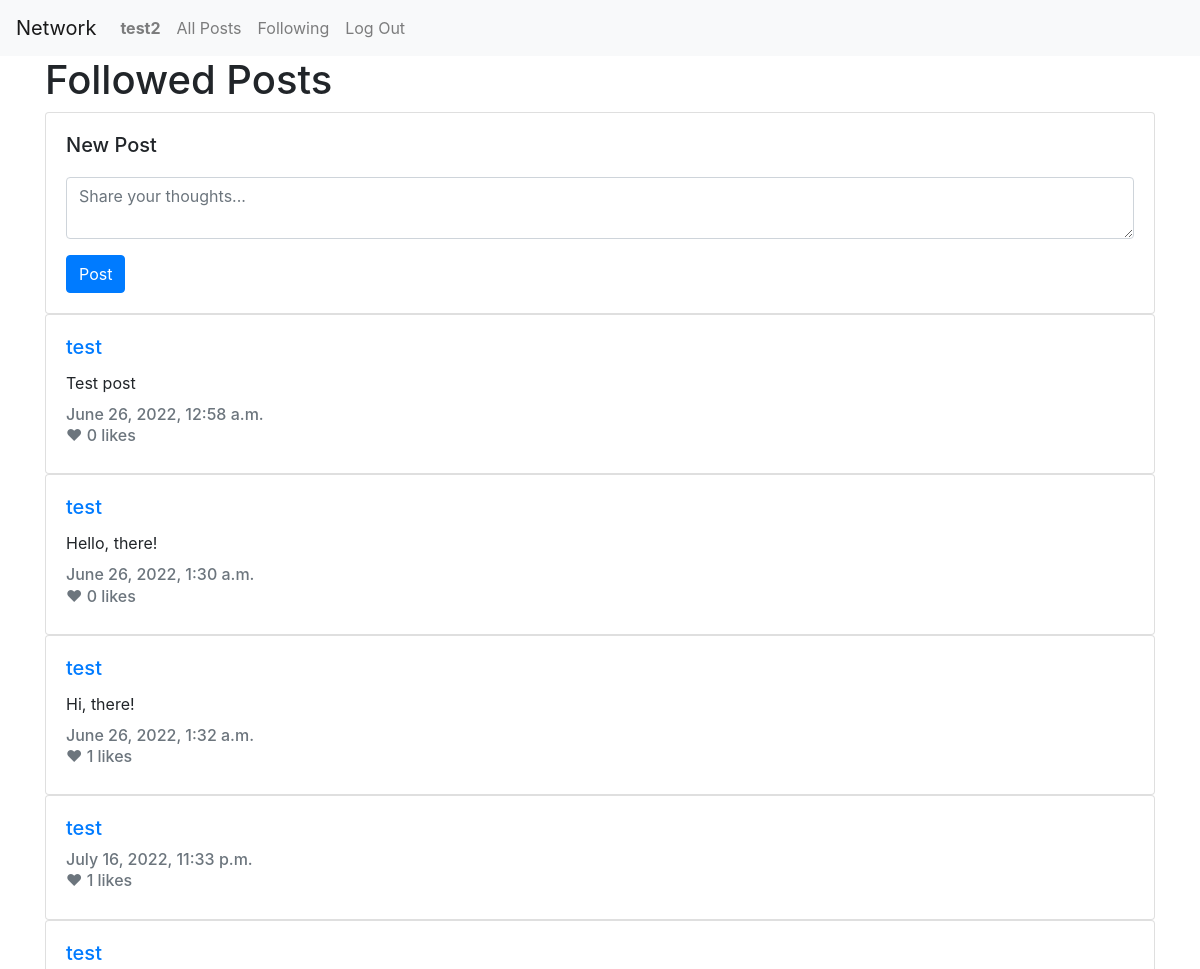
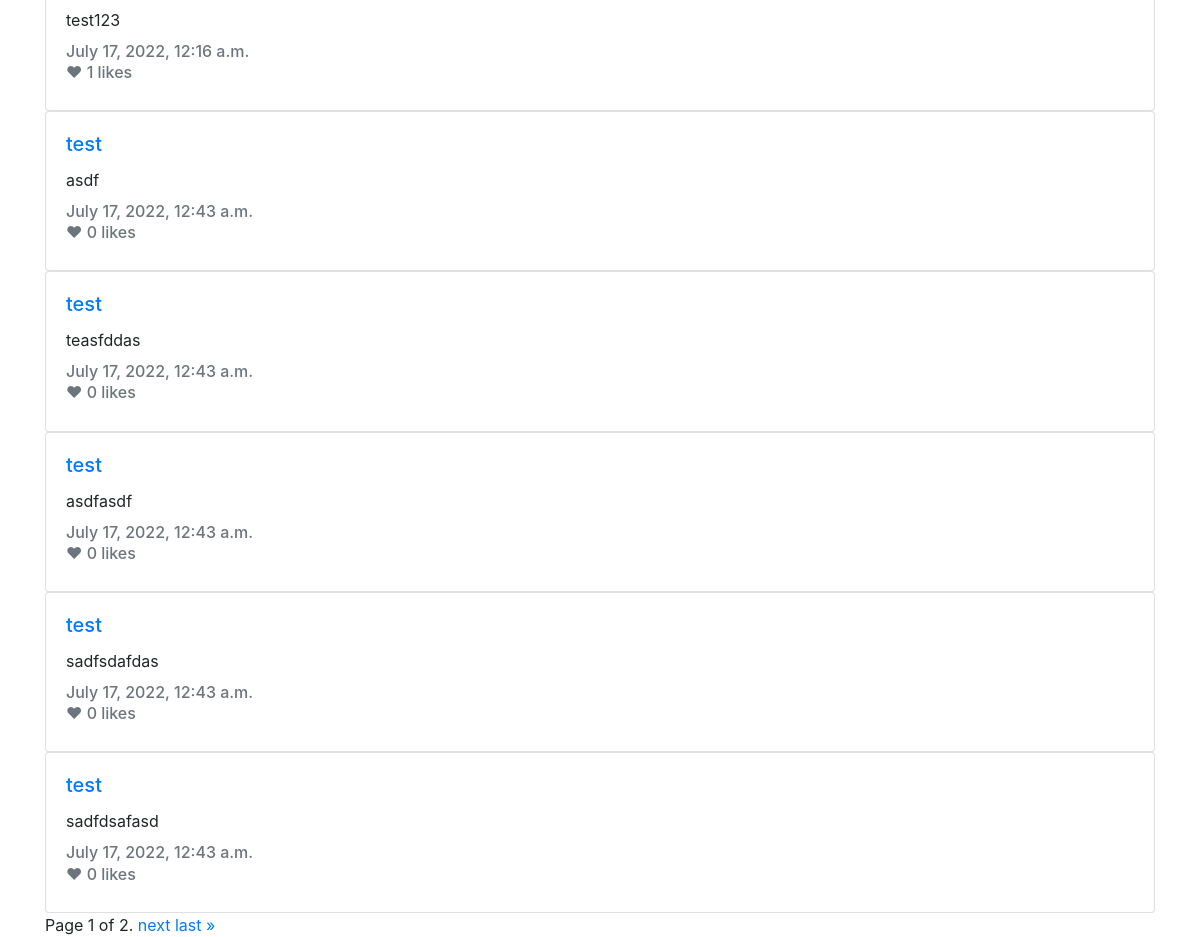
The page /following (signed in) on the database its author committed (2 pictures, top to bottom).
### network/models.py (models this page shows, shortened)
class User(AbstractUser):
    followers = models.ManyToManyField('self', symmetrical=False, blank=True, related_name='user_followers')
    created_at = models.DateTimeField(auto_now_add=True)
    updated_at = models.DateTimeField(auto_now=True)

class Post(models.Model):
    user = models.ForeignKey(User, on_delete=models.CASCADE, related_name="posts")
    text = models.CharField(max_length=280)
    created_at = models.DateTimeField(auto_now_add=True)
    updated_at = models.DateTimeField(auto_now=True)

### network/views.py (the view)
# urls.py: path("following", views.following_view, name="following"),
@login_required
def following_view(request):
    followed_users = User.objects.filter(followers=request.user)
    posts = Post.objects.filter(user__in=followed_users)
    paginator = Paginator(posts, 10)
    page_number = request.GET.get('page')
    page_obj = paginator.get_page(page_number)
    return render(request, "network/index.html", {
        "page_obj": page_obj,
        "title": "Followed Posts"
    })

### network/templates/network/index.html (shortened to what this page needs)
{% extends "network/layout.html" %}
{% block body %}
  <div class="container">
    <h1>{{ title }}</h1>
    {% if user.is_authenticated %}
      <div class="card">
        <div class="card-body">
          <form id="text-post-form" action="/new-post" method="post">
            <div class="form-group">
              <h5 class="card-title">
                <label for="text-post">New Post</label>
              </h5>
              <textarea
                class="form-control"
                id="text-post"
                name="text"
                aria-describedby="text-post"
                placeholder="Share your thoughts..."></textarea>
            </div>
            <button type="submit" class="btn btn-primary">Post</button>
          </form>
        </div>
      </div>
    {% endif %}
    {% for post in page_obj %}
      <div class="card" style="width: 100%;">
        <div class="card-body">
          <h5 class="card-title">
            <a href="/u/{{ post.user.username }}">{{ post.user.username }}</a>
          </h5>
          <p class="card-text" id="post-text-{{ post.pk }}">{{ post.text }}</p>
          <h6 class="card-subtitle mb-2 text-muted">{{ post.created_at }}</h6>
          <h6 class="card-subtitle mb-2 text-muted likes-count likes-count-{{ post.id }}" data-id="{{ post.id }}">
            ❤ {{ post.likes.count }} likes</h6>
        </div>
      </div>
    {% endfor %}
    <div class="pagination">
      <span class="step-links">
        <span class="current">
          Page {{ page_obj.number }} of {{ page_obj.paginator.num_pages }}.
        </span>
        {% if page_obj.has_next %}
          <a href="?page={{ page_obj.next_page_number }}">next</a>
          <a href="?page={{ page_obj.paginator.num_pages }}">last &raquo;</a>
        {% endif %}
        </span>
    </div>
  </div>
{% endblock %}

### network/templates/network/layout.html (shortened to what this page needs)
{% load static %}
<!DOCTYPE html>
<html lang="en">
  <head>
    <link rel="stylesheet" href="https://stackpath.bootstrapcdn.com/bootstrap/4.4.1/css/bootstrap.min.css"
>
    <link href="{% static 'network/styles.css' %}" rel="stylesheet">
  </head>
  <body>
    <nav class="navbar navbar-expand-lg navbar-light bg-light">
      <a class="navbar-brand" href="#">Network</a>
      <div>
        <ul class="navbar-nav mr-auto">
          {% if user.is_authenticated %}
            <li class="nav-item">
              <a class="nav-link" href="#"><strong>{{ user.username }}</strong></a>
            </li>
          {% endif %}
          <li class="nav-item">
            <a class="nav-link" href="{% url 'index' %}">All Posts</a>
          </li>
          {% if user.is_authenticated %}
            <li class="nav-item">
              <a class="nav-link" href="{% url 'following' %}">Following</a>
            </li>
            <li class="nav-item">
              <a class="nav-link" href="{% url 'logout' %}">Log Out</a>
            </li>
          {% endif %}
        </ul>
      </div>
    </nav>
    <div class="body">
      {% block body %}
      {% endblock %}
    </div>
  </body>
</html>

### rows shown on the page
User: username "test2"
Post: user.username "test", text "Test post", created_at "June 26, 2022, 12:58 a.m.", likes.count "0"
Post: user.username "test", text "Hello, there!", created_at "June 26, 2022, 1:30 a.m.", likes.count "0"
Post: user.username "test", text "Hi, there!", created_at "June 26, 2022, 1:32 a.m.", likes.count "1"
Post: user.username "test", created_at "July 16, 2022, 11:33 p.m.", likes.count "1"
Post: user.username "test", text "test123", created_at "July 17, 2022, 12:16 a.m.", likes.count "1"
Post: user.username "test", text "asdf", created_at "July 17, 2022, 12:43 a.m.", likes.count "0"
Post: user.username "test", text "teasfddas", created_at "July 17, 2022, 12:43 a.m.", likes.count "0"
Post: user.username "test", text "asdfasdf", created_at "July 17, 2022, 12:43 a.m.", likes.count "0"
Post: user.username "test", text "sadfsdafdas", created_at "July 17, 2022, 12:43 a.m.", likes.count "0"
Post: user.username "test", text "sadfdsafasd", created_at "July 17, 2022, 12:43 a.m.", likes.count "0"

### other values the page prints
{{ title }} "Followed Posts"
{{ page_obj.number }} "1"
{{ page_obj.paginator.num_pages }} "2"
